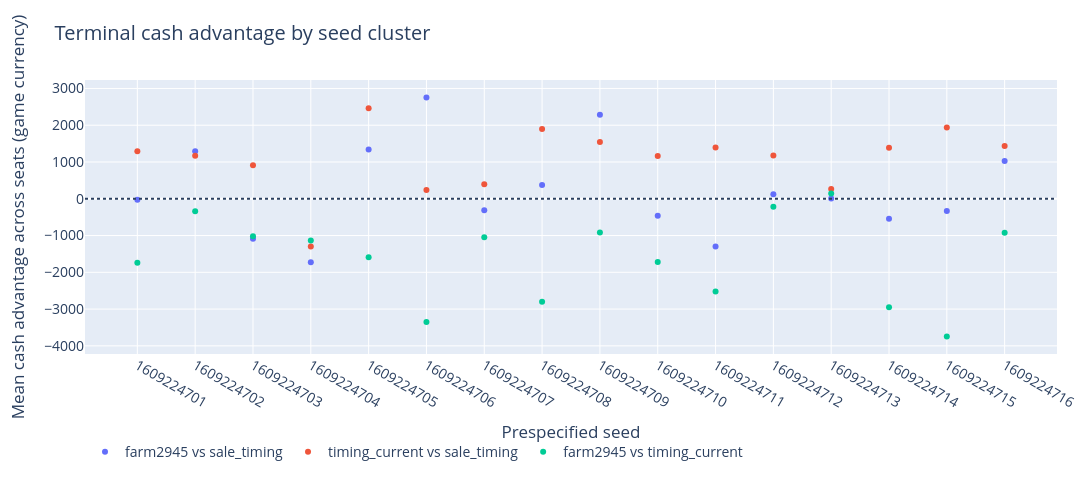

This figure's notebook cell:
### Markdown cell above
## Stability of terminal cash advantage
Each point averages both seats on a single seed. Positive cash does not override an unsuccessful win–tie gate. We show all three comparisons, rather than only favorable results.

### Code cell
fig=go.Figure()
for c in COMPARISONS:
    fig.add_trace(go.Scatter(x=[str(x['seed']) for x in c['clusters']],y=[x['margin'] for x in c['clusters']],mode='markers',name=c['agent']+' vs '+c['opponent']))
if not COMPARISONS: pending(fig)
fig.add_hline(y=0,line_dash='dot')
fig.update_layout(title='Terminal cash advantage by seed cluster',xaxis_title='Prespecified seed',yaxis_title='Mean cash advantage across seats (game currency)',legend=dict(orientation='h',y=-.3))
show(fig)

### Figure 1 — Plotly figure (JSON) as saved in the notebook; plotly's stock layout.template omitted (floating-point values rounded to 4 significant figures)
{"data": [{"mode": "markers", "name": "farm2945 vs sale_timing", "type": "scatter", "x": ["1609224701", "1609224702", "1609224703", "1609224704", "1609224705", "1609224706", "1609224707", "1609224708", "1609224709", "1609224710", "1609224711", "1609224712", "1609224713", "1609224714", "1609224715", "1609224716"], "y": [-30.0, 1289.0, -1087.0, -1728.0, 1342.0, 2756.0, -315.5, 373.0, 2288.0, -465.0, -1295.0, 121.0, 6.0, -545.0, -330.0, 1028.0]}, {"mode": "markers", "name": "timing_current vs sale_timing", "type": "scatter", "x": ["1609224701", "1609224702", "1609224703", "1609224704", "1609224705", "1609224706", "1609224707", "1609224708", "1609224709", "1609224710", "1609224711", "1609224712", "1609224713", "1609224714", "1609224715", "1609224716"], "y": [1293.0, 1167.0, 911.0, -1299.0, 2464.0, 240.0, 393.5, 1895.0, 1547.0, 1162.0, 1392.0, 1180.0, 269.0, 1386.0, 1935.0, 1433.0]}, {"mode": "markers", "name": "farm2945 vs timing_current", "type": "scatter", "x": ["1609224701", "1609224702", "1609224703", "1609224704", "1609224705", "1609224706", "1609224707", "1609224708", "1609224709", "1609224710", "1609224711", "1609224712", "1609224713", "1609224714", "1609224715", "1609224716"], "y": [-1743.0, -339.0, -1021.0, -1134.0, -1588.0, -3354.0, -1047.0, -2801.0, -916.0, -1720.0, -2519.0, -220.0, 146.0, -2950.0, -3747.0, -926.0]}], "layout": {"font": {"size": 14}, "height": 480, "legend": {"orientation": "h", "y": -0.3}, "margin": {"b": 90, "l": 85, "r": 35, "t": 80}, "shapes": [{"line": {"dash": "dot"}, "type": "line", "x0": 0, "x1": 1, "xref": "x domain", "y0": 0, "y1": 0, "yref": "y"}], "title": {"text": "Terminal cash advantage by seed cluster"}, "width": 1100, "xaxis": {"title": {"text": "Prespecified seed"}}, "yaxis": {"title": {"text": "Mean cash advantage across seats (game currency)"}}}}
